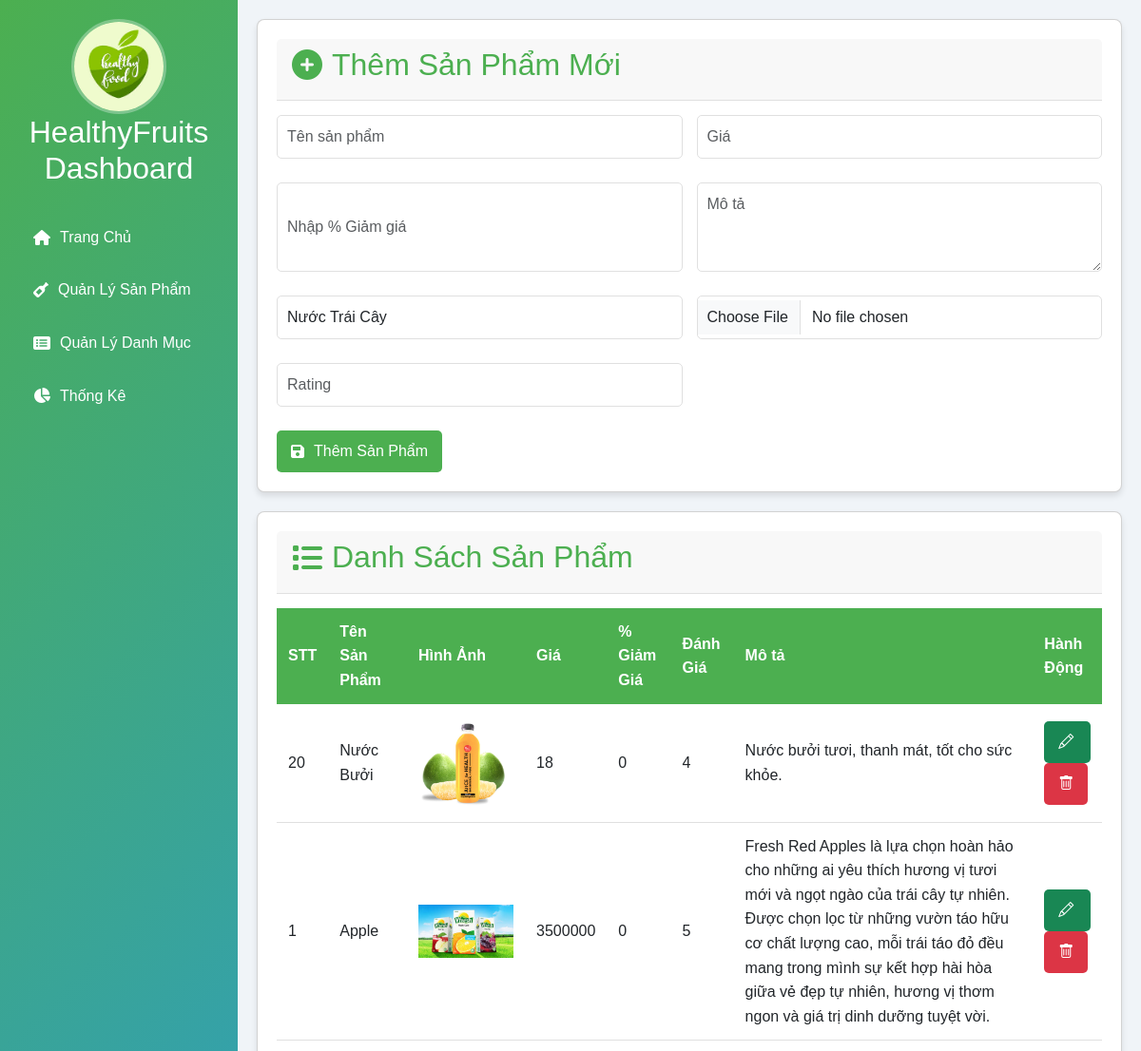
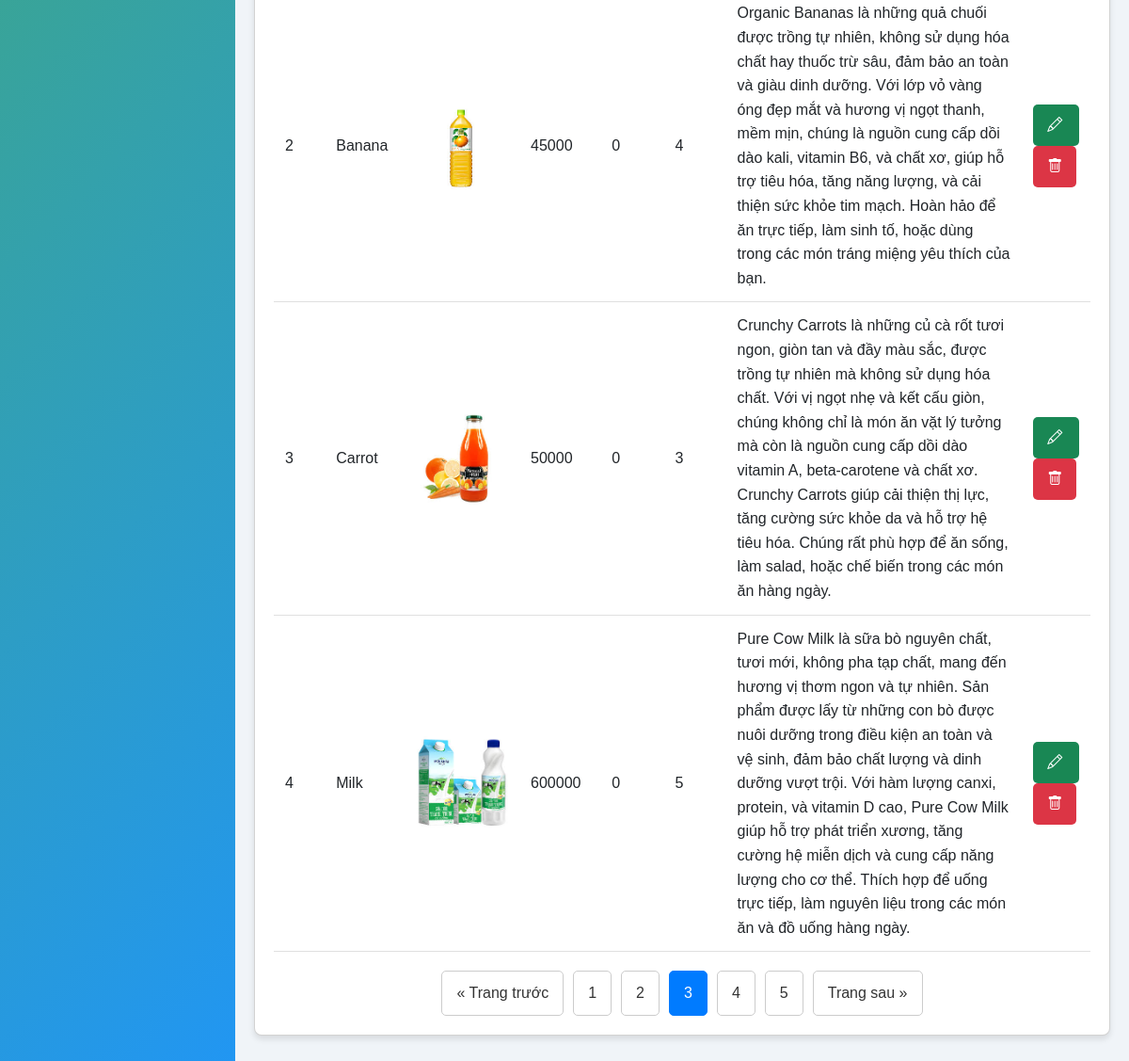
The app's page /dashboard.php?page=3 (signed in) with its own data (2 pictures, top to bottom).
### tables this page shows
CREATE TABLE IF NOT EXISTS `products` (
  `id` int NOT NULL AUTO_INCREMENT,
  `name` varchar(191) NOT NULL,
  `description` text,
  `price` double(10,2) NOT NULL,
  `discount` int DEFAULT '0',
  `category_id` int DEFAULT NULL,
  `image` varchar(191) DEFAULT NULL,
  `rating` int NOT NULL,
  `created_at` datetime DEFAULT CURRENT_TIMESTAMP,
  `updated_at` datetime DEFAULT CURRENT_TIMESTAMP ON UPDATE CURRENT_TIMESTAMP,
  PRIMARY KEY (`id`),
  KEY `category_id` (`category_id`)
);

### app/models/Category.php (called while the page is built, shortened)
<?php
require_once 'Database.php';
    class Category extends Database{
            public function getAllCatogories()
            {
                $sql=parent::$connection->prepare('SELECT * FROM categories');
                return parent::select($sql);
            }
    }
?>

### app/models/Database.php (called while the page is built, shortened)
<?php
    class Database {
        public function select ($sql)
        {
            $sql->execute();
            $item=$sql->get_result()->fetch_all(MYSQLI_ASSOC);
            return $item;
        }
    }
?>

### app/models/Product.php (called while the page is built, shortened)
<?php
require_once 'Database.php';
class Product extends Database
{
    public function getNewProductDashboard()
{
    $sql = parent::$connection->prepare('SELECT * FROM products ORDER BY created_at DESC');
    return parent::select($sql);
}
    public function countAllProducts()
    {
        $stmt = parent::$connection->prepare("SELECT COUNT(*) as total FROM products");
        $stmt->execute();
        $result = $stmt->get_result();
        $row = $result->fetch_assoc();
        return $row['total'];
    }
    public function getAllProductPaginated($offset, $limit)
    {
        $stmt = parent::$connection->prepare("
        SELECT *
        FROM products ORDER BY created_at DESC
        LIMIT ? OFFSET ?
    ");
        $stmt->bind_param("ii", $limit, $offset);
        $stmt->execute();
        $result = $stmt->get_result();
        return $result->fetch_all(MYSQLI_ASSOC);
    }
}

### dashboard.php (the view, shortened to what this page needs)
<?php
require_once 'config/database.php';
require_once 'app/models/Product.php';
require_once 'app/models/Category.php';
$productModel = new Product();
$products = $productModel->getNewProductDashboard();
$categoryModel = new Category();
$category = $categoryModel->getAllCatogories();
$perPage = 5;
$currentPage = isset($_GET['page']) ? (int)$_GET['page'] : 1;
$offset = ($currentPage - 1) * $perPage;
$productModel = new Product();
$products = $productModel->getAllProductPaginated($offset, $perPage);
$totalProducts = $productModel->countAllProducts();
$totalPages = ceil($totalProducts / $perPage);
$data = [
    'products' => $products,
    'currentPage' => $currentPage,
    'totalPages' => $totalPages,
    'totalProducts' => $totalProducts,
    'perPage' => $perPage
];
?>
<!DOCTYPE html>
<html lang="vi">
<head>
    <link href="https://cdnjs.cloudflare.com/ajax/libs/font-awesome/6.0.0-beta3/css/all.min.css" rel="stylesheet">
    <link href="https://cdn.jsdelivr.net/npm/bootstrap-icons@1.5.0/font/bootstrap-icons.css" rel="stylesheet" />
    <link href="https://cdn.jsdelivr.net/npm/bootstrap@5.3.2/dist/css/bootstrap.min.css" rel="stylesheet">
</head>
<body>
    <div class="dashboard-container">
        <div class="sidebar">
            <div class="sidebar-logo">
                <img src="public/images/heallthyfood.jpg" alt="Fruit Juice Logo">
                <h2>HealthyFruits Dashboard</h2>
            </div>
            <ul class="sidebar-menu">
                  <li>
                  <button onclick="window.location.href='index.php'">
                        <i class="fas fa-home"></i> Trang Chủ
                    </button>
                </li>
                <li>
                    <button onclick="showSection('products')">
                        <i class="fas fa-wine-bottle"></i> Quản Lý Sản Phẩm
                    </button>
                </li>
                <li>
                    <button onclick="showSection('categories')">
                        <i class="fas fa-list-alt"></i> Quản Lý Danh Mục
                    </button>
                </li>
                <li>
                    <button onclick="showSection('analytics')">
                        <i class="fas fa-chart-pie"></i> Thống Kê
                    </button>
                </li>
            </ul>
        </div>
        <div class="main-content">
            <div id="products-section" class="section">
                <div class="card">
                    <div class="card-header">
                        <h2><i class="fas fa-plus-circle"></i> Thêm Sản Phẩm Mới</h2>
                    </div>
                    <form id="product-form" class="form-grid" method="post" enctype="multipart/form-data">
                        <input type="text" name="name" class="form-control" placeholder="Tên sản phẩm" required>
                        <input type="text"name="price" class="form-control" placeholder="Giá" required>
                        <input type="number" name ="discount" class="form-control" placeholder="Nhập % Giảm giá" required>
                        <textarea class="form-control" id="description" name="description" rows="3" placeholder="Mô tả" required></textarea>
                        <select class="form-control" required name="id" id="category_id">
                             <?php  foreach($category as $ca) :?>
                                <option value="<?php echo $ca['id']?>">
                                        <?php echo $ca['name']?>
                                </option>
                                <?php  endforeach ?>
                        </select>
                        <input type="file" class="form-control" id="image" name="image" require>
                        <input type="number" class="form-control" id="rating" name="rating" require placeholder="Rating" >
                        <div style="grid-column: span 2;">
                            <button type="submit" class="btn btn-primary" name="add_product">
                                <i class="fas fa-save"></i> Thêm Sản Phẩm
                            </button>
                        </div>
                    </form>
                </div>
                <div class="card">
                    <div class="card-header">
                        <h2><i class="fas fa-list"></i> Danh Sách Sản Phẩm</h2>
                    </div>
                    <div class="table-responsive">
                        <table>
                            <thead>
                                <tr>
                                    <th>STT</th>
                                    <th>Tên Sản Phẩm</th>
                                    <th>Hình Ảnh</th>
                                    <th>Giá</th>
                                    <th>% Giảm Giá</th>
                                    <th>Đánh Giá</th>
                                    <th>Mô tả</th>
                                    <th>Hành Động</th>
                                </tr>
                            </thead>
                            <tbody>
                            <?php
                                    foreach($products as $pr):?>
                                 <tr>
                                    <td><?php echo $pr['id']?></td>
                                    <td><?php echo $pr['name'] ?></td>
                                    <?php
                                        $imageName = $pr['image'];
                                        $imagePath = 'public/images/' . $imageName;
                                        ?>
                                    <td> <img src="<?php echo htmlspecialchars($imagePath); ?>" width="100px" alt="Product Image"></td>
                                    <td><?php echo $pr['price']?></td>
                                    <td><?php echo $pr['discount']?></td>
                                    <td><?php echo $pr['rating']?></td>
                                    <td><?php echo $pr['description'] ?></td>
                                 <td>  <a href="#"
                                    onclick="openEditModal(
                                         '<?php echo $pr['id']; ?>',
                                            '<?php echo $pr['name']; ?>',
                                            '<?php echo $pr['price']; ?>',
                                            '<?php echo $pr['category_id']; ?>',
                                            '<?php echo htmlspecialchars($pr['description']); ?>',
                                            '<?php echo $pr['image']; ?>',
                                             '<?php echo $pr['rating']; ?>'
                                        )"
                                    class="btn btn-success"
                                    data-toggle="modal"
                                    data-target="#editProductModal">
                                        <i class="bi bi-pencil"></i>
                                    </a>
                                    <form method="post" style="display:inline;" action="dashboard.php">
                                        <button type="submit"
                                                name="delete"
                                                class="btn btn-danger btn-action"
                                                onclick="return confirm('Bạn có chắc chắn xóa sản phẩm này không')">
                                            <i class="bi bi-trash"></i>
                                        </button>
                                    </form></td>
                             </tr>
                        <?php endforeach ?>
                            </tbody>
                        </table>
                          <div class="pagination">
                                    <?php if ($data['currentPage'] > 1): ?>
                                        <a href="?page=<?php echo $data['currentPage'] - 1; ?>">&laquo; Trang trước</a>
                                    <?php endif; ?>
                                    <?php for ($i = 1; $i <= $data['totalPages']; $i++): ?>
                                        <a href="?page=<?php echo $i; ?>"
                                        class="<?php echo $i === $data['currentPage'] ? 'active' : ''; ?>">
                                            <?php echo $i; ?>
                                        </a>
                                    <?php endfor; ?>
                                    <?php if ($data['currentPage'] < $data['totalPages']): ?>
                                        <a href="?page=<?php echo $data['currentPage'] + 1; ?>">Trang sau &raquo;</a>
                                    <?php endif; ?>
                             </div>
                    </div>
                </div>
            </div>
        </div>
    </div>
</body>
</html>

### dashboard.php (style rules this page uses)
:root { --primary-color: #4CAF50; --secondary-color: #2196F3; --background-color: #f0f4f8; --card-background: #ffffff; --text-primary: #333; --text-secondary: #666; --border-color: #e0e0e0; }
* { margin: 0; padding: 0; box-sizing: border-box; }
body { font-family: 'Arial', sans-serif; background-color: var(--background-color); color: var(--text-primary); line-height: 1.6; }
.dashboard-container { display: grid; grid-template-columns: 250px 1fr; min-height: 100vh; }
.sidebar { background: linear-gradient(135deg, var(--primary-color), var(--secondary-color)); padding: 20px; color: white; }
.sidebar-logo { text-align: center; margin-bottom: 30px; }
.sidebar-logo img { width: 100px; height: 100px; border-radius: 50%; object-fit: cover; border: 3px solid rgba(255,255,255,0.3); }
.sidebar-menu { list-style: none; padding: 0; }
.sidebar-menu li { margin-bottom: 10px; }
.sidebar-menu button { width: 100%; text-align: left; background: transparent; border: none; color: white; padding: 10px 15px; border-radius: 5px; cursor: pointer; transition: background-color 0.3s ease; display: flex; align-items: center; gap: 10px; }
.main-content { padding: 20px; background-color: var(--background-color); overflow-y: auto; }
.card { background-color: var(--card-background); border-radius: 8px; box-shadow: 0 4px 6px rgba(0,0,0,0.1); padding: 20px; margin-bottom: 20px; }
.card-header { display: flex; justify-content: space-between; align-items: center; border-bottom: 1px solid var(--border-color); padding-bottom: 10px; margin-bottom: 15px; }
.card-header h2 { display: flex; align-items: center; gap: 10px; color: var(--primary-color); }
.form-grid { display: grid; grid-template-columns: 1fr 1fr; gap: 15px; }
.form-control { width: 100%; padding: 10px; border: 1px solid var(--border-color); border-radius: 5px; margin-bottom: 10px; }
.btn { padding: 10px 15px; border: none; border-radius: 5px; cursor: pointer; display: flex; align-items: center; gap: 10px; }
.btn-primary { background-color: var(--primary-color); color: white; }
.table-responsive { overflow-x: auto; }
table { width: 100%; border-collapse: collapse; }
table th { background-color: var(--primary-color); color: white; padding: 12px; text-align: left; }
table td { padding: 12px; border-bottom: 1px solid var(--border-color); }
.pagination { display: flex; justify-content: center; margin-top: 20px; }
.pagination a { margin: 0 5px; padding: 10px 15px; border: 1px solid #ccc; text-decoration: none; color: #333; border-radius: 5px; }
.pagination a.active { background-color: #007bff; color: white; border-color: #007bff; }

### records on screen
products: id "20", name "Nước Bưởi", image (picture), price "18", discount "0", rating "4", description "Nước bưởi tươi, thanh mát, tốt cho sức khỏe."
products: id "1", name "Apple", image (picture), price "3500000", discount "0", rating "5", description "Fresh Red Apples là lựa chọn hoàn hảo cho những ai yêu thích hương vị tươi mới và ngọt ngào của trái cây tự nhiên. Được chọn lọc từ những vườn táo hữu cơ chất lượng cao, mỗi trái táo đỏ đều mang trong mình sự kết hợp hài hòa giữa vẻ đẹp tự nhiên, hương vị thơm ngon và giá trị dinh dưỡng tuyệt vời."
products: id "2", name "Banana", image (picture), price "45000", discount "0", rating "4", description "Organic Bananas là những quả chuối được trồng tự nhiên, không sử dụng hóa chất hay thuốc trừ sâu, đảm bảo an toàn và giàu dinh dưỡng. Với lớp vỏ vàng óng đẹp mắt và hương vị ngọt thanh, mềm mịn, chúng là nguồn cung cấp dồi dào kali, vitamin B6, và chất xơ, giúp hỗ trợ tiêu hóa, tăng năng lượng, và cải thiện sức khỏe tim mạch. Hoàn hảo để ăn trực tiếp, làm sinh tố, hoặc dùng trong các món tráng miệng yêu thích của bạn."
products: id "3", name "Carrot", image (picture), price "50000", discount "0", rating "3", description "Crunchy Carrots là những củ cà rốt tươi ngon, giòn tan và đầy màu sắc, được trồng tự nhiên mà không sử dụng hóa chất. Với vị ngọt nhẹ và kết cấu giòn, chúng không chỉ là món ăn vặt lý tưởng mà còn là nguồn cung cấp dồi dào vitamin A, beta-carotene và chất xơ. Crunchy Carrots giúp cải thiện thị lực, tăng cường sức khỏe da và hỗ trợ hệ tiêu hóa. Chúng rất phù hợp để ăn sống, làm salad, hoặc chế biến trong các món ăn hàng ngày."
products: id "4", name "Milk", image (picture), price "600000", discount "0", rating "5", description "Pure Cow Milk là sữa bò nguyên chất, tươi mới, không pha tạp chất, mang đến hương vị thơm ngon và tự nhiên. Sản phẩm được lấy từ những con bò được nuôi dưỡng trong điều kiện an toàn và vệ sinh, đảm bảo chất lượng và dinh dưỡng vượt trội. Với hàm lượng canxi, protein, và vitamin D cao, Pure Cow Milk giúp hỗ trợ phát triển xương, tăng cường hệ miễn dịch và cung cấp năng lượng cho cơ thể. Thích hợp để uống trực tiếp, làm nguyên liệu trong các món ăn và đồ uống hàng ngày."

### other values on screen
form field id "Nước Trái Cây"
